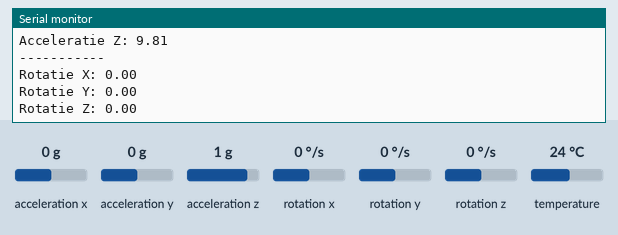
Recording of a sketch running on a simulated Arduino Uno, built with avr-gcc and run on an emulated ATmega328P. Parts: the last lines printed to the serial monitor. Inputs (shaded band) come from the test bench; at power-on: acceleration x 0 g, acceleration y 0 g, acceleration z 1 g, rotation x 0 °/s, rotation y 0 °/s, rotation z 0 °/s, temperature 24 °C.

Above: at 1.3 s.
1.4 s: acceleration x set to -1.4 g
At 1.6 s:
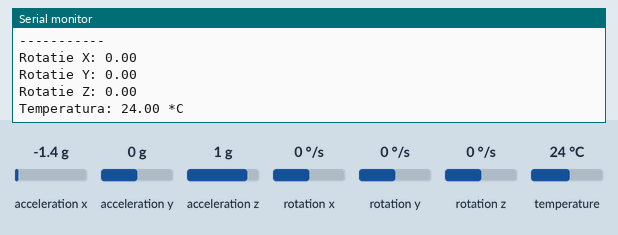
2.9 s: acceleration y set to -1.4 g
4.4 s: acceleration z set to -1.4 g
5.9 s: rotation x set to -192 °/s
7.4 s: rotation y set to -192 °/s
At 8.16 s:
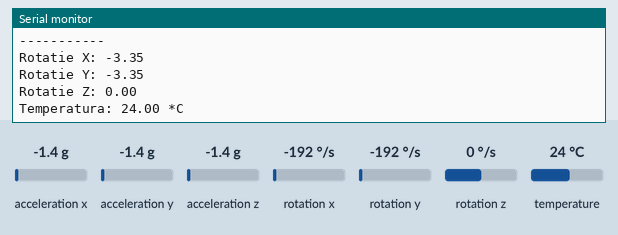

Measured:
- after the input at 7.4 s, the serial monitor: prints a new line after 0.44 s (image 2)

The sketch:

Exemplu_3-accelerometru_si_giroscop.ino
```cpp
#include <Adafruit_MPU6050.h>
#include <Adafruit_Sensor.h>
#include <Wire.h>

Adafruit_MPU6050 mpu; //definire modul

void setup() {
  Serial.begin(9600); //initializare serial

  if(!mpu.begin())
  {
    Serial.println("Eroare senzor.");
    while(1)
    {
      delay(10);
    }
  }
  mpu.setAccelerometerRange(MPU6050_RANGE_8_G); //raza accelerometrului
  //alte variante: MPU6050_RANGE_2_G, MPU6050_RANGE_4_G, MPU6050_RANGE_8_G, MPU6050_RANGE_16_G

  mpu.setGyroRange(MPU6050_RANGE_500_DEG); //raza giroscopului
  //alte variante: MPU6050_RANGE_250_DEG, MPU6050_RANGE_500_DEG, MPU6050_RANGE_1000_DEG, MPU6050_RANGE_2000_DEG

  mpu.setFilterBandwidth(MPU6050_BAND_260_HZ); //setarea frecventei modulului
  //alte variante posibile: MPU6050_BAND_260_HZ, MPU6050_BAND_184_HZ, MPU6050_BAND_94_HZ, MPU6050_BAND_44_HZ, MPU6050_BAND_21_HZ, MPU6050_BAND_10_HZ, MPU6050_BAND_5_HZ
}

void loop() {
  sensors_event_t accel, gyro, temp;
  mpu.getEvent(&accel, &gyro, &temp); //citirea datelor pentru accelerometru, giroscop si temperatura

  //afisare date pentru acceleratie pe axa xOy
  Serial.print("Acceleratie X: ");
  Serial.println(accel.acceleration.x);
  Serial.print("Acceleratie Y: ");
  Serial.println(accel.acceleration.y);
  Serial.print("Acceleratie Z: ");
  Serial.println(accel.acceleration.z);

  Serial.println("-----------");

  //afisare date pentru giroscop pe axa xyz
  Serial.print("Rotatie X: ");
  Serial.println(gyro.gyro.x);
  Serial.print("Rotatie Y: ");
  Serial.println(gyro.gyro.y);
  Serial.print("Rotatie Z: ");
  Serial.println(gyro.gyro.z);

  //afisare date pentru temperatura
  Serial.print("Temperatura: ");
  Serial.print(temp.temperature);
  Serial.println(" *C");
  delay(500);
}
```
